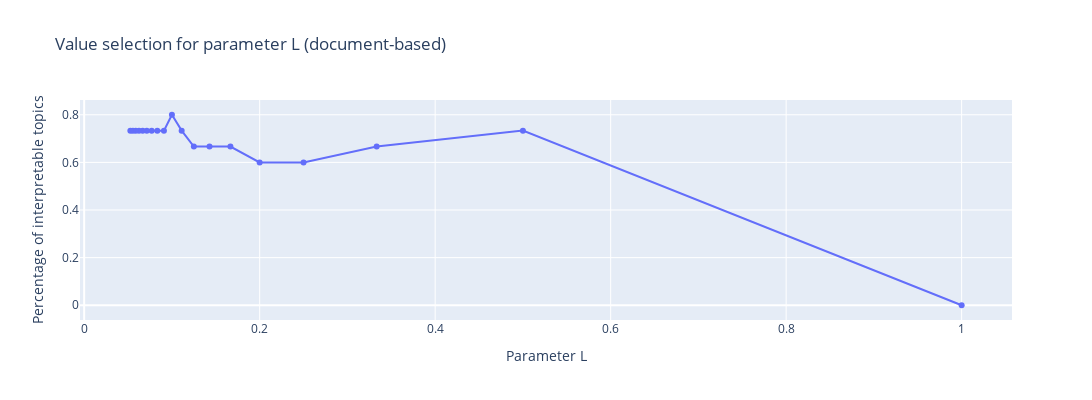

The notebook cell saved with this chart:
### Markdown cell above
The following chart shows that the percentage of potentially interpretable topics for “high enough” levels of L is not large enough, so the paragraph-based interpretation can be explored.

### Code cell
list_perc1 = []
for i in list_L:
    num = perc(i, df_topic_distribution)
    list_perc1.append(num)

df_L1 = pd.DataFrame({'Parameter L': list_L, 'Percentage of interpretable topics': list_perc1})
fig_L1 = px.line(df_L1, x = 'Parameter L', y="Percentage of interpretable topics", title = 'Value selection for parameter L (document-based)')
fig_L1.update_layout(autosize=False, width=1200, height=400)
fig_L1.update_traces(mode = "lines + markers")
fig_L1.show()

### Figure 1 — Plotly figure (JSON) as saved in the notebook; plotly's stock layout.template omitted (floating-point values rounded to 4 significant figures)
{"data": [{"hovertemplate": "Parameter L=%{x}<br>Percentage of interpretable topics=%{y}<extra></extra>", "legendgroup": "", "line": {"color": "#636efa", "dash": "solid"}, "mode": "lines+markers", "name": "", "orientation": "v", "showlegend": false, "type": "scatter", "x": [1, 0.5, 0.3333, 0.25, 0.2, 0.1667, 0.1429, 0.125, 0.1111, 0.1, 0.09091, 0.08333, 0.07692, 0.07143, 0.06667, 0.0625, 0.05882, 0.05556, 0.05263], "xaxis": "x", "y": [0, 0.7333, 0.6667, 0.6, 0.6, 0.6667, 0.6667, 0.6667, 0.7333, 0.8, 0.7333, 0.7333, 0.7333, 0.7333, 0.7333, 0.7333, 0.7333, 0.7333, 0.7333], "yaxis": "y"}], "layout": {"autosize": false, "height": 400, "legend": {"tracegroupgap": 0}, "title": {"text": "Value selection for parameter L (document-based)"}, "width": 1200, "xaxis": {"anchor": "y", "domain": [0, 1], "title": {"text": "Parameter L"}}, "yaxis": {"anchor": "x", "domain": [0, 1], "title": {"text": "Percentage of interpretable topics"}}}}
